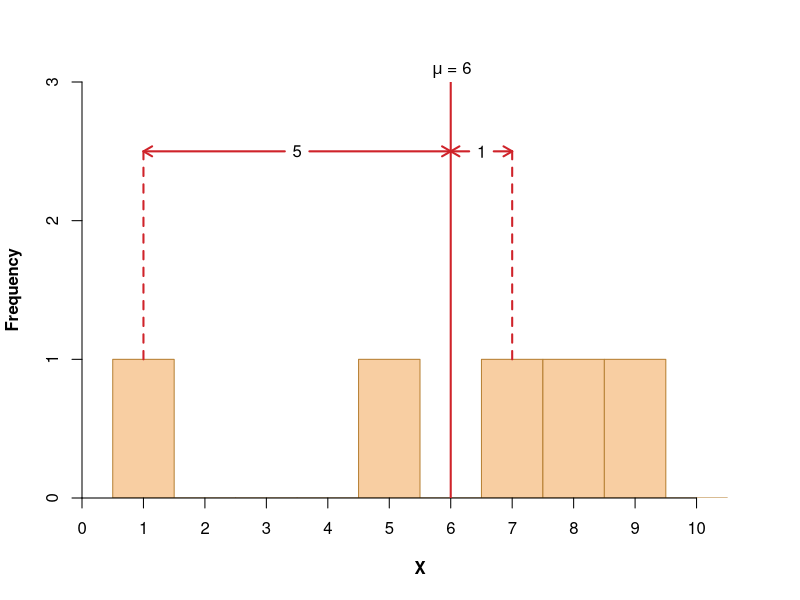
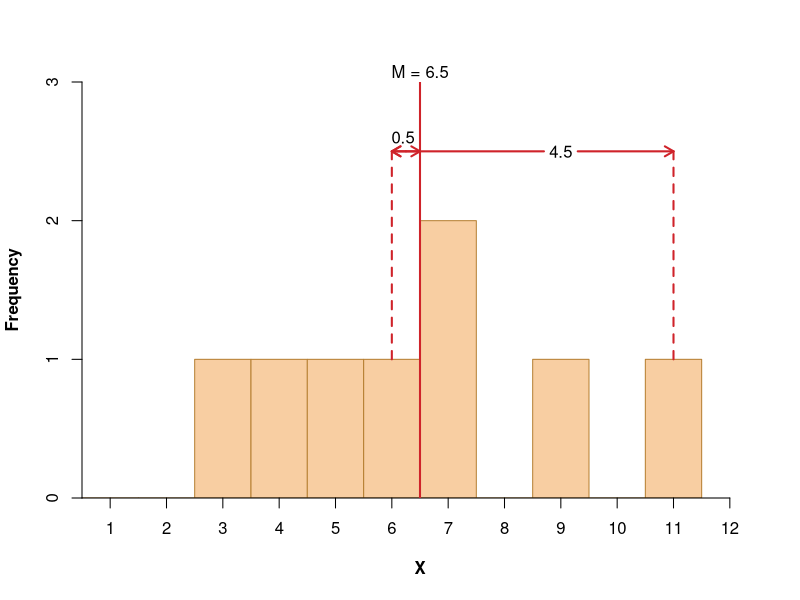
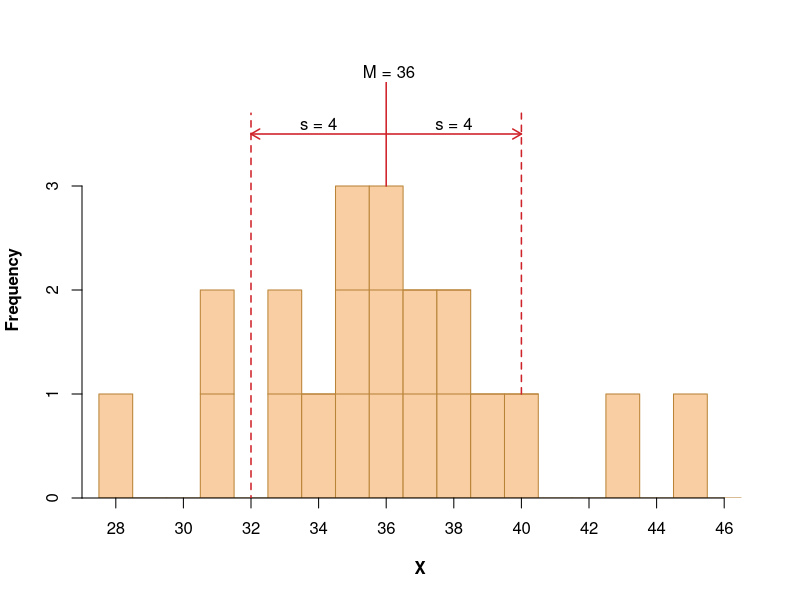
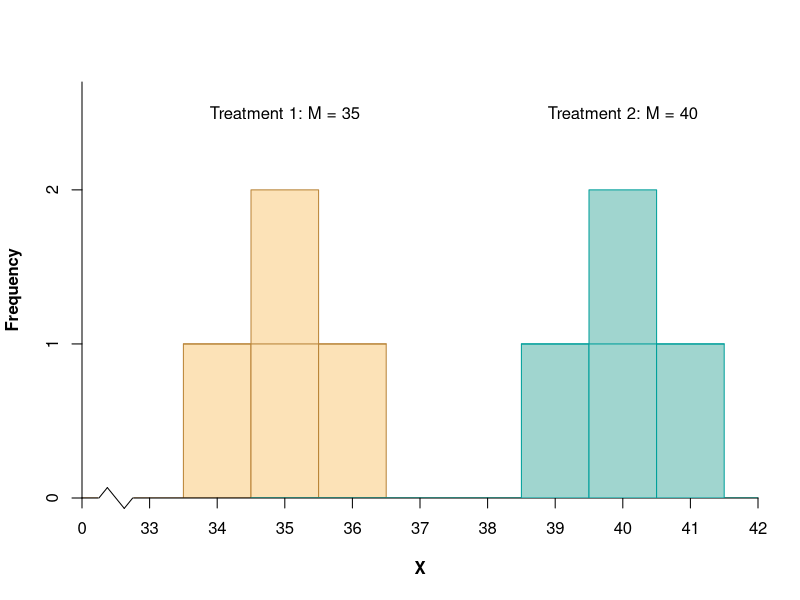
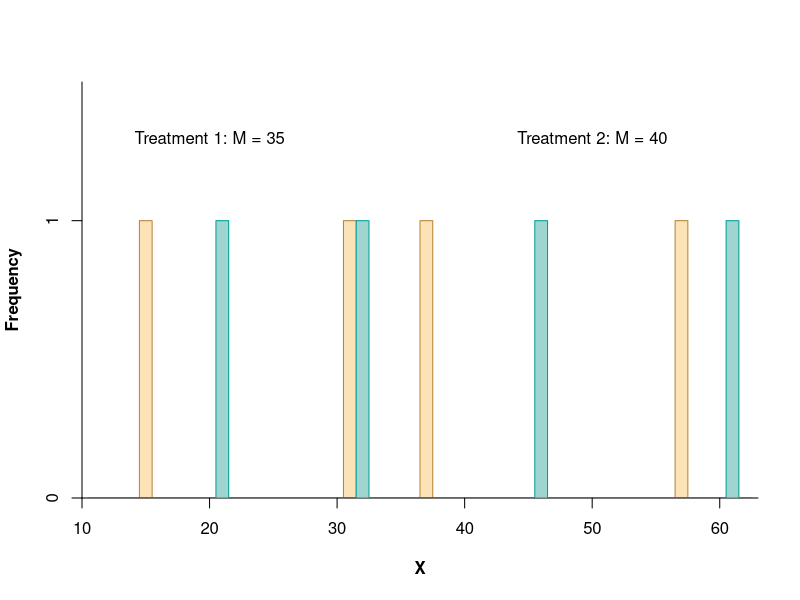

The R source for these figures, in order:
## ---- chunk 1
X <- c(1, 9, 5, 8, 7)
hist(X,
     breaks = seq(0.5, 10.5, by = 1),
     ylim = c(0, 3),
     xlim=c(0, 11),
     yaxs="i",
     xaxs="i",
     col = "#f8cea2",
     border = "#b78135",
     axes = FALSE,
     main = "",
     font.lab = 2
)
axis(1,
    at = -1:10,
    label = -1:10
)
axis(2,
    at = 0:3,
    label = 0:3
)
segments(
    c(1, 7),
    c(1,1),
    c(1, 7),
    c(2.5, 2.5),
    col = "#cf232a",
    lty = 2,
    lwd = 2
)
abline(v = 6,
      col = "#cf232a",
      lwd = 2
)
arrows(
      c(3.3, 3.7, 6.3, 6.7),
      c(2.5, 2.5, 2.5, 2.5),
      c(1, 6, 6, 7),
      c(2.5, 2.5, 2.5, 2.5),
      col = "#cf232a",
      lwd = 2,
      length = 0.1
)
text(c(3.5, 6.5),
     c(2.5, 2.5),
     c("5", "1")
)
mtext(expression(paste(mu, " = 6", sep = "")),
      side = 3,
      adj = 0.55
)
## ---- chunk 2
X <- c(4, 6, 5, 11, 7, 9, 7, 3)
hist(X,
     breaks = seq(0.5, 11.5, by = 1),
     ylim = c(0, 3),
     xlim = c(0.5, 12.5),
     yaxs = "i",
     xaxs = "i",
     col = "#f8cea2",
     border = "#b78135",
     axes = FALSE,
     main = "",
     font.lab = 2
)
axis(1,
    at = 0:12,
    label = 0:12
)
axis(2,
    at = 0:3,
    label = 0:3
)
segments(
    c(6, 11),
    c(1, 1),
    c(6, 11),
    c(2.5, 2.5),
    col = "#cf232a",
    lty = 2,
    lwd = 2
)
abline(v = 6.5,
      col = "#cf232a",
      lwd = 2
)
arrows(
      c(8.7, 9.3, 6.25, 6.25),
      c(2.5, 2.5, 2.5, 2.5),
      c(6,   11 , 6, 6.5),
      c(2.5, 2.5, 2.5, 2.5),
      col = "#cf232a",
      lwd = 2,
      length = 0.1
)
text(c(9  , 6.2),
     c(2.5, 2.6),
     c("4.5", "0.5")
)
mtext("M = 6.5",
      side = 3,
      adj = 0.5
)
## ---- chunk 3
X <- c(28, 31, 31 , 33, 33, 34, rep(35, 3),
       rep(36, 3), 37, 37, 38, 38, 39, 40, 43, 45
)
hist(X,
     breaks = seq(27.5, 46.5, by = 1),
     ylim = c(0, 4),
     xlim = c(27, 47),
     yaxs = "i",
     xaxs = "i",
     col = "#f8cea2",
     border = "#b98438",
     axes = FALSE,
     main = "",
     font.lab = 2
)
axis(1,
    at = seq(26, 46.5, by = 2),
    label = seq(26, 46.5, by = 2)
)
axis(2,
    at = 0:3,
    label = 0:3
)
segments(
    c(30.5, 32.5, 34.5),
    c(1,    1,    2   ),
    c(31.5, 40.5, 38.5),
    c(1,    1,    2   ),
    col = "#b98438"
)

segments(
    c(32, 36, 40),
    c(-1, 3,  1),
    c(32, 36, 40),
    c(3.7,  4,  3.7),
    lty = c(2, 1, 2),
    col = "#cf232a",
    lwd = 1.5
)
arrows(
      c(36,  36),
      c(3.5, 3.5),
      c(32,  40),
      c(3.5, 3.5),
      col = "#cf232a",
      lwd = 1.5,
      length = 0.1
)
text(c(34, 38),
     c(3.6, 3.6),
     c("s = 4", "s = 4")
)
mtext("M = 36",
      side = 3,
      adj = 0.45
)
## ---- chunk 4
ExA <- data.frame(
       Treatment_1 = c(35, 34, 36, 35),
       Treatment_2 = c(39, 40, 41, 40)
)
hist(ExA[, "Treatment_1"],
     breaks = seq(31.5, 42.5, by = 1),
     ylim = c(0, 2.7),
     xlim = c(32, 42),
     yaxs = "i",
     xaxs = "i",
     col = "#fce2b7",
     border = "#b98438",
     axes = FALSE,
     main = "",
     font.lab = 2,
     xlab = "X"
)
axis(1,
    at = seq(32, 42, by = 1),
    label = c(0, seq(33, 42, by = 1))
)
axis(2,
    at = 0:3,
    label = 0:3
)
library(plotrix)
axis.break(1,
     breakpos =  32.5,
     style = "zigzag",
     brw = 0.05
)
text(x = 35,
     y = 2.5,
     label = "Treatment 1: M = 35"
)
hist(ExA[, "Treatment_2"],
     breaks = seq(34.5, 42.5, by = 1),
     ylim = c(0, 2.7),
     xlim = c(32, 42),
     yaxs = "i",
     xaxs = "i",
     col = "#a0d5cf",
     border = "#009f9b",
     axes = FALSE,
     main = "",
     font.lab = 2,
     add = TRUE
)
segments(
    c(33.5, 38.5),
    c(1,    1   ),
    c(36.5, 41.5),
    c(1,    1   ),
    col =
    c("#b98438", "#009f9b")
)

text(x = 40,
     y = 2.5,
     label = "Treatment 2: M = 40"
)
## ---- chunk 5
ExB <- data.frame(
       Treatment_1 = c(31, 15, 57, 37),
       Treatment_2 = c(46, 21, 61, 32)
)
hist(ExB[, "Treatment_1"],
     breaks = seq(10.5, 62.5, by = 1),
     ylim = c(0, 1.5),
     xlim = c(10, 63),
     yaxs = "i",
     xaxs = "i",
     col = "#fce2b7",
     border = "#b98438",
     axes = FALSE,
     main = "",
     font.lab = 2,
     xlab = "X"
)
axis(1,
    at = seq(10, 70, by = 10),
    label = seq(10, 70, by = 10)
)
axis(2,
    at = 0:3,
    label = 0:3
)

hist(ExB[, "Treatment_2"],
     breaks = seq(10.5, 62.5, by = 1),
     ylim = c(0, 1.5),
     xlim = c(10, 63),
     yaxs = "i",
     xaxs = "i",
     col = "#a0d5cf",
     border = "#009f9b",
     axes = FALSE,
     main = "",
     font.lab = 2,
     add = TRUE
)
text(x = 20,
     y = 1.3,
     label = "Treatment 1: M = 35"
)

text(x = 50,
     y = 1.3,
     label = "Treatment 2: M = 40"
)
